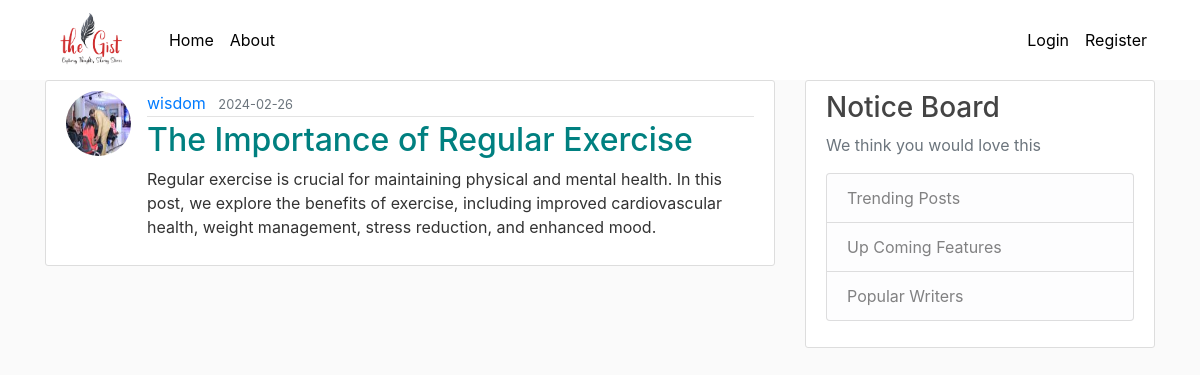
The app's page /post/3, older data.
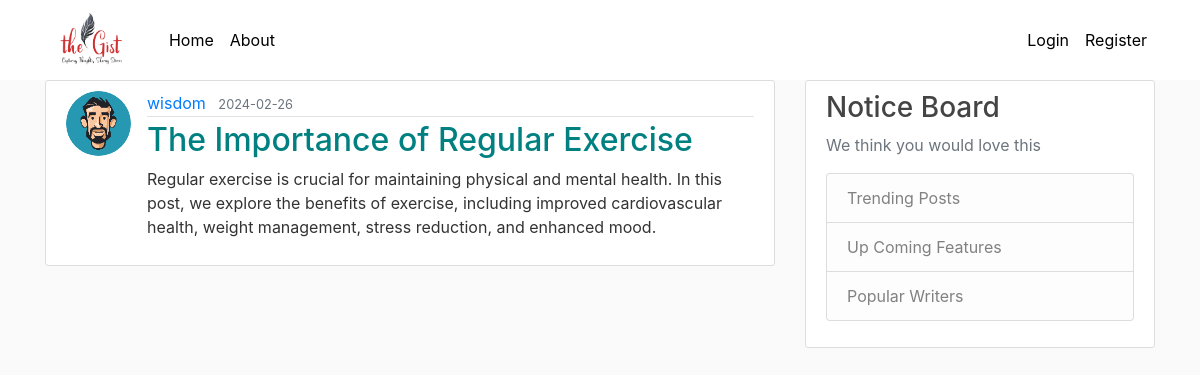
The same page, newer data.
### flaskblog/models.py (models this page shows, shortened)
class User(db.Model, UserMixin):
    id = db.Column(db.Integer, primary_key=True)
    username = db.Column(db.String(20), unique=True, nullable=False)
    email = db.Column(db.String(120), unique=True, nullable=False)
    image_file = db.Column(db.String(20), nullable=False, default='default.jpg')
    password = db.Column(db.String(60), nullable=False)
    posts = db.relationship('Post', backref='author', lazy=True)

### flaskblog/posts/routes.py (the view)
@posts.route("/post/<int:post_id>")
def post(post_id):
    post = Post.query.get_or_404(post_id)
    return render_template('post.html', title=post.title, post=post)

### flaskblog/templates/post.html (shortened to what this page needs)
{% extends "layout.html" %}
{% block content %}
  <article class="media content-section">
    <img class="rounded-circle article-img" src="{{ url_for('static', filename='profile_pics/' + post.author.image_file) }}">
    <div class="media-body">
      <div class="article-metadata">
        <a class="mr-2" href="{{ url_for('users.user_posts', username=post.author.username) }}">{{ post.author.username }}</a>
        <small class="text-muted">{{ post.date_posted.strftime('%Y-%m-%d') }}</small>
      </div>
      <h2 class="article-title">{{ post.title }}</h2>
      <p class="article-content">{{ post.content }}</p>
    </div>
  </article>
{% endblock content %}

Row changes from the older to the newer data that the page shows:
changed User "wisdom": image_file: a different picture
